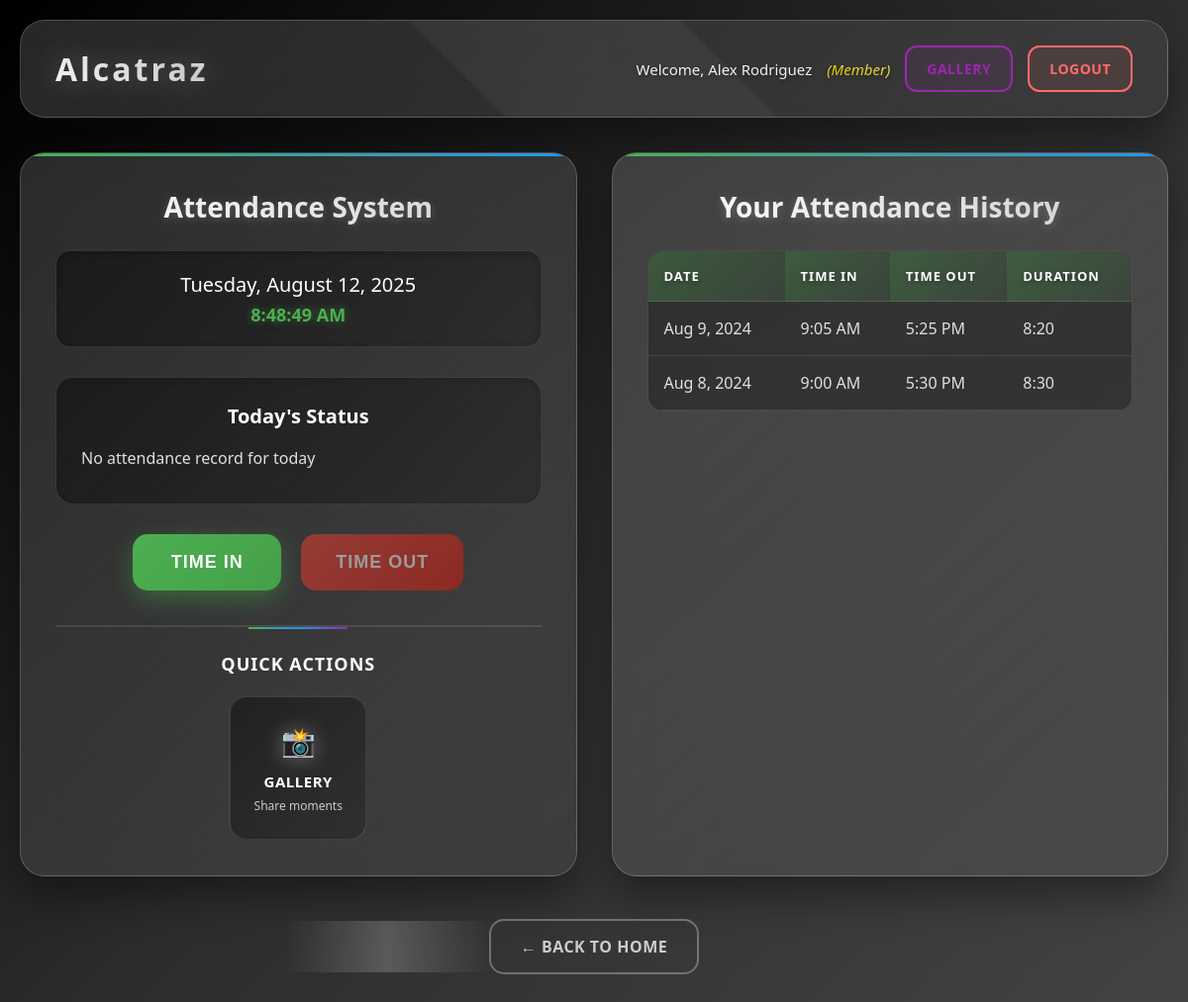
Screenshot of /attendance.php (signed in) with the database file from the repository.
### tables this page shows
CREATE TABLE attendance (
    id INT AUTO_INCREMENT PRIMARY KEY,
    user_id INT NOT NULL,
    date DATE NOT NULL,
    time_in TIME,
    time_out TIME,
    notes TEXT,
    created_at TIMESTAMP DEFAULT CURRENT_TIMESTAMP,
    updated_at TIMESTAMP DEFAULT CURRENT_TIMESTAMP ON UPDATE CURRENT_TIMESTAMP,
    FOREIGN KEY (user_id) REFERENCES users(id) ON DELETE CASCADE,
    UNIQUE KEY unique_user_date (user_id, date)
);

### attendance.php (the view, shortened to what this page needs)
<?php
require_once 'config.php';
$user_id = $_SESSION['user_id'];
$today = date('Y-m-d');
$today_attendance = null;
try {
    $stmt = $pdo->prepare("SELECT * FROM attendance WHERE user_id = ? AND date = ?");
    $stmt->execute([$user_id, $today]);
    $today_attendance = $stmt->fetch();
} catch (PDOException $e) {
}
$recent_attendance = [];
try {
    if ($_SESSION['role'] == 'admin') {
        $stmt = $pdo->prepare("
            SELECT a.*, u.full_name, u.username
            FROM attendance a
            JOIN users u ON a.user_id = u.id
            ORDER BY a.date DESC, a.time_in DESC
            LIMIT 20
        ");
        $stmt->execute();
    } else {
        $stmt = $pdo->prepare("
            SELECT a.*, u.full_name, u.username
            FROM attendance a
            JOIN users u ON a.user_id = u.id
            WHERE a.user_id = ?
            ORDER BY a.date DESC
            LIMIT 10
        ");
        $stmt->execute([$user_id]);
    }
    $recent_attendance = $stmt->fetchAll();
} catch (PDOException $e) {
}
?>
<!DOCTYPE html>
<html lang="en">
<head>
    <link rel="stylesheet" href="attendance-styles.css">
</head>
<body>
    <div class="container">
        <header class="header">
            <div class="header-content">
                <h1>Alcatraz</h1>
                <div class="user-info">
                    <span>Welcome, <?php echo htmlspecialchars($_SESSION['full_name']); ?></span>
                    <span class="role">(<?php echo ucfirst($_SESSION['role']); ?>)</span>
                    <a href="gallery.php" class="nav-btn gallery-btn">Gallery</a>
                    <a href="logout.php" class="logout-btn">Logout</a>
                </div>
            </div>
        </header>
        <main class="main-content">
            <div class="attendance-section">
                <h2>Attendance System</h2>
                <div class="date-display">
                    <?php echo date('l, F j, Y'); ?>
                </div>
                <div class="attendance-status">
                    <?php if ($today_attendance): ?>
                        <div class="status-card">
                            <h3>Today's Status</h3>
                            <p><strong>Time In:</strong> <?php echo $today_attendance['time_in'] ? date('g:i A', strtotime($today_attendance['time_in'])) : 'Not recorded'; ?></p>
                            <p><strong>Time Out:</strong> <?php echo $today_attendance['time_out'] ? date('g:i A', strtotime($today_attendance['time_out'])) : 'Not recorded'; ?></p>
                            <?php if ($today_attendance['time_in'] && $today_attendance['time_out']): ?>
                                <?php
                                $time_in = new DateTime($today_attendance['time_in']);
                                $time_out = new DateTime($today_attendance['time_out']);
                                $duration = $time_in->diff($time_out);
                                ?>
                                <p><strong>Duration:</strong> <?php echo $duration->format('%h hours %i minutes'); ?></p>
                            <?php endif; ?>
                        </div>
                    <?php else: ?>
                        <div class="status-card">
                            <h3>Today's Status</h3>
                            <p>No attendance record for today</p>
                        </div>
                    <?php endif; ?>
                </div>
                <div class="attendance-buttons">
                    <form method="POST" style="display: inline;">
                        <button type="submit" class="btn btn-in" <?php echo ($today_attendance && $today_attendance['time_in']) ? 'disabled' : ''; ?>>
                            Time In
                        </button>
                    </form>
                    <form method="POST" style="display: inline;">
                        <button type="submit" class="btn btn-out" <?php echo (!$today_attendance || !$today_attendance['time_in'] || $today_attendance['time_out']) ? 'disabled' : ''; ?>>
                            Time Out
                        </button>
                    </form>
                </div>
                <div class="quick-actions">
                    <h4>Quick Actions</h4>
                    <div class="action-buttons">
                        <a href="gallery.php" class="quick-btn gallery-quick">
                            <span class="btn-icon">📸</span>
                            <span class="btn-text">Gallery</span>
                            <span class="btn-desc">Share moments</span>
                        </a>
                    </div>
                </div>
            </div>
            <div class="records-section">
                <h3><?php echo $_SESSION['role'] == 'admin' ? 'All Attendance Records' : 'Your Attendance History'; ?></h3>
                <?php if (!empty($recent_attendance)): ?>
                    <div class="records-table">
                        <table>
                            <thead>
                                <tr>
                                    <th>Date</th>
                                    <th>Time In</th>
                                    <th>Time Out</th>
                                    <th>Duration</th>
                                </tr>
                            </thead>
                            <tbody>
                                <?php foreach ($recent_attendance as $record): ?>
                                    <tr>
                                        <td><?php echo date('M j, Y', strtotime($record['date'])); ?></td>
                                        <td><?php echo $record['time_in'] ? date('g:i A', strtotime($record['time_in'])) : '-'; ?></td>
                                        <td><?php echo $record['time_out'] ? date('g:i A', strtotime($record['time_out'])) : '-'; ?></td>
                                        <td>
                                            <?php
                                            if ($record['time_in'] && $record['time_out']) {
                                                $time_in = new DateTime($record['time_in']);
                                                $time_out = new DateTime($record['time_out']);
                                                $duration = $time_in->diff($time_out);
                                                echo $duration->format('%h:%I');
                                            } else {
                                                echo '-';
                                            }
                                            ?>
                                        </td>
                                    </tr>
                                <?php endforeach; ?>
                            </tbody>
                        </table>
                    </div>
                <?php else: ?>
                    <p class="no-records">No attendance records found.</p>
                <?php endif; ?>
            </div>
        </main>
        <footer class="footer">
            <a href="index.html" class="back-home">← Back to Home</a>
        </footer>
    </div>
</body>
</html>

### rows the page displays
attendance: date "Aug 9, 2024", time_in "9:05 AM", time_out "5:25 PM", $duration->format('%h:%I') "8:20"
attendance: date "Aug 8, 2024", time_in "9:00 AM", time_out "5:30 PM", $duration->format('%h:%I') "8:30"

### other values shown
$_SESSION['full_name'] "Alex Rodriguez"
$_SESSION['role'] "Member"
